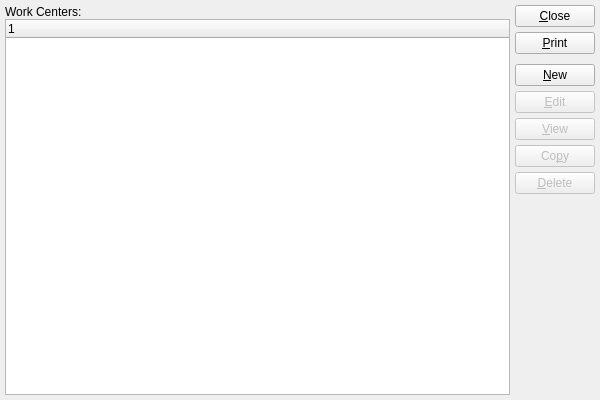
<?xml version="1.0" encoding="UTF-8"?>
<ui version="4.0">
 <comment>This file is part of the xtmfg Package for xTuple ERP,
and is Copyright (c) 1999-2017 by OpenMFG LLC, d/b/a xTuple.  It
is licensed to you under the xTuple End-User License Agreement (&quot;the
EULA&quot;), the full text of which is available at www.xtuple.com/EULA.
While the EULA gives you access to source code and encourages your
involvement in the development process, this Package is not free
software.  By using this software, you agree to be bound by the
terms of the EULA.</comment>
 <class>workCenters</class>
 <widget class="QWidget" name="workCenters">
  <property name="geometry">
   <rect>
    <x>0</x>
    <y>0</y>
    <width>600</width>
    <height>400</height>
   </rect>
  </property>
  <property name="windowTitle">
   <string>List Work Centers</string>
  </property>
  <layout class="QGridLayout" name="gridLayout">
   <item row="0" column="0">
    <layout class="QVBoxLayout" name="verticalLayout_2">
     <property name="spacing">
      <number>0</number>
     </property>
     <item>
      <widget class="QLabel" name="_workCentersLit">
       <property name="text">
        <string>Work Centers:</string>
       </property>
      </widget>
     </item>
     <item>
      <widget class="XTreeWidget" name="_wrkcnt"/>
     </item>
    </layout>
   </item>
   <item row="0" column="1">
    <layout class="QVBoxLayout" name="verticalLayout">
     <item>
      <widget class="QPushButton" name="_close">
       <property name="text">
        <string>&amp;Close</string>
       </property>
      </widget>
     </item>
     <item>
      <widget class="QPushButton" name="_print">
       <property name="text">
        <string>&amp;Print</string>
       </property>
      </widget>
     </item>
     <item>
      <spacer name="verticalSpacer">
       <property name="orientation">
        <enum>Qt::Vertical</enum>
       </property>
       <property name="sizeType">
        <enum>QSizePolicy::Preferred</enum>
       </property>
       <property name="sizeHint" stdset="0">
        <size>
         <width>20</width>
         <height>5</height>
        </size>
       </property>
      </spacer>
     </item>
     <item>
      <widget class="QPushButton" name="_new">
       <property name="text">
        <string>&amp;New</string>
       </property>
      </widget>
     </item>
     <item>
      <widget class="QPushButton" name="_edit">
       <property name="enabled">
        <bool>false</bool>
       </property>
       <property name="text">
        <string>&amp;Edit</string>
       </property>
      </widget>
     </item>
     <item>
      <widget class="QPushButton" name="_view">
       <property name="enabled">
        <bool>false</bool>
       </property>
       <property name="text">
        <string>&amp;View</string>
       </property>
      </widget>
     </item>
     <item>
      <widget class="QPushButton" name="_copy">
       <property name="enabled">
        <bool>false</bool>
       </property>
       <property name="text">
        <string>Co&amp;py</string>
       </property>
      </widget>
     </item>
     <item>
      <widget class="QPushButton" name="_delete">
       <property name="enabled">
        <bool>false</bool>
       </property>
       <property name="text">
        <string>&amp;Delete</string>
       </property>
      </widget>
     </item>
     <item>
      <spacer>
       <property name="orientation">
        <enum>Qt::Vertical</enum>
       </property>
       <property name="sizeType">
        <enum>QSizePolicy::Expanding</enum>
       </property>
       <property name="sizeHint" stdset="0">
        <size>
         <width>20</width>
         <height>20</height>
        </size>
       </property>
      </spacer>
     </item>
    </layout>
   </item>
  </layout>
 </widget>
 <layoutdefault spacing="5" margin="5"/>
 <pixmapfunction>qPixmapFromMimeSource</pixmapfunction>
 <customwidgets>
  <customwidget>
   <class>XTreeWidget</class>
   <extends>QTreeWidget</extends>
   <header>xtreewidget.h</header>
  </customwidget>
 </customwidgets>
 <tabstops>
  <tabstop>_wrkcnt</tabstop>
  <tabstop>_new</tabstop>
  <tabstop>_edit</tabstop>
  <tabstop>_view</tabstop>
  <tabstop>_copy</tabstop>
  <tabstop>_delete</tabstop>
  <tabstop>_print</tabstop>
  <tabstop>_close</tabstop>
 </tabstops>
 <includes>
  <include location="global">parameter.h</include>
 </includes>
 <resources/>
 <connections>
  <connection>
   <sender>_close</sender>
   <signal>clicked()</signal>
   <receiver>workCenters</receiver>
   <slot>close()</slot>
   <hints>
    <hint type="sourcelabel">
     <x>20</x>
     <y>20</y>
    </hint>
    <hint type="destinationlabel">
     <x>20</x>
     <y>20</y>
    </hint>
   </hints>
  </connection>
  <connection>
   <sender>_wrkcnt</sender>
   <signal>valid(bool)</signal>
   <receiver>_view</receiver>
   <slot>setEnabled(bool)</slot>
   <hints>
    <hint type="sourcelabel">
     <x>20</x>
     <y>20</y>
    </hint>
    <hint type="destinationlabel">
     <x>20</x>
     <y>20</y>
    </hint>
   </hints>
  </connection>
 </connections>
</ui>
